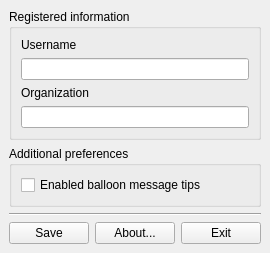
<?xml version="1.0" encoding="UTF-8"?>
<ui version="4.0">
 <class>MainWindow</class>
 <widget class="QMainWindow" name="MainWindow">
  <property name="geometry">
   <rect>
    <x>0</x>
    <y>0</y>
    <width>263</width>
    <height>232</height>
   </rect>
  </property>
  <property name="windowTitle">
   <string notr="true">MainWindow</string>
  </property>
  <property name="windowIcon">
   <iconset resource="reguser.qrc">
    <normaloff>:/main</normaloff>:/main</iconset>
  </property>
  <widget class="QWidget" name="centralwidget">
   <property name="baseSize">
    <size>
     <width>0</width>
     <height>0</height>
    </size>
   </property>
   <layout class="QVBoxLayout" name="verticalLayout">
    <item>
     <widget class="QGroupBox" name="groupBox">
      <property name="title">
       <string>Registered information</string>
      </property>
      <layout class="QGridLayout" name="gridLayout">
       <item row="0" column="0">
        <widget class="QLabel" name="label">
         <property name="text">
          <string>Username</string>
         </property>
        </widget>
       </item>
       <item row="2" column="0">
        <widget class="QLabel" name="label_2">
         <property name="text">
          <string>Organization</string>
         </property>
        </widget>
       </item>
       <item row="1" column="0">
        <widget class="QLineEdit" name="_username"/>
       </item>
       <item row="3" column="0">
        <widget class="QLineEdit" name="_organization"/>
       </item>
      </layout>
     </widget>
    </item>
    <item>
     <widget class="QGroupBox" name="groupBox_2">
      <property name="title">
       <string>Additional preferences</string>
      </property>
      <layout class="QGridLayout" name="gridLayout_2">
       <item row="0" column="0">
        <widget class="QCheckBox" name="balloon_check">
         <property name="text">
          <string>Enabled balloon message tips</string>
         </property>
        </widget>
       </item>
      </layout>
     </widget>
    </item>
    <item>
     <widget class="Line" name="line">
      <property name="orientation">
       <enum>Qt::Horizontal</enum>
      </property>
     </widget>
    </item>
    <item>
     <layout class="QHBoxLayout" name="horizontalLayout">
      <item>
       <spacer name="horizontalSpacer">
        <property name="orientation">
         <enum>Qt::Horizontal</enum>
        </property>
        <property name="sizeHint" stdset="0">
         <size>
          <width>40</width>
          <height>20</height>
         </size>
        </property>
       </spacer>
      </item>
      <item>
       <widget class="QPushButton" name="pushButton">
        <property name="text">
         <string>Save</string>
        </property>
        <property name="icon">
         <iconset resource="reguser.qrc">
          <normaloff>:/ok</normaloff>:/ok</iconset>
        </property>
       </widget>
      </item>
      <item>
       <widget class="QPushButton" name="pushButton_3">
        <property name="text">
         <string>About...</string>
        </property>
        <property name="icon">
         <iconset resource="reguser.qrc">
          <normaloff>:/about</normaloff>:/about</iconset>
        </property>
       </widget>
      </item>
      <item>
       <widget class="QPushButton" name="pushButton_2">
        <property name="text">
         <string>Exit</string>
        </property>
        <property name="icon">
         <iconset resource="reguser.qrc">
          <normaloff>:/exit</normaloff>:/exit</iconset>
        </property>
       </widget>
      </item>
     </layout>
    </item>
   </layout>
  </widget>
 </widget>
 <resources>
  <include location="reguser.qrc"/>
 </resources>
 <connections>
  <connection>
   <sender>pushButton_2</sender>
   <signal>clicked()</signal>
   <receiver>MainWindow</receiver>
   <slot>close()</slot>
   <hints>
    <hint type="sourcelabel">
     <x>358</x>
     <y>123</y>
    </hint>
    <hint type="destinationlabel">
     <x>202</x>
     <y>81</y>
    </hint>
   </hints>
  </connection>
 </connections>
</ui>
